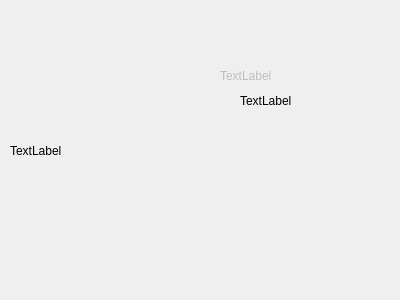
<?xml version="1.0" encoding="UTF-8"?>
<ui version="4.0">
 <class>About</class>
 <widget class="QWidget" name="About">
  <property name="geometry">
   <rect>
    <x>0</x>
    <y>0</y>
    <width>400</width>
    <height>300</height>
   </rect>
  </property>
  <property name="windowTitle">
   <string>Авторы</string>
  </property>
  <property name="windowIcon">
   <iconset>
    <normaloff>../build-multiplication-Desktop_Qt_5_10_0_MinGW_32bit-Debug/png-clipart-check-mark-computer-icons-blue-check-mark-blue-text.png</normaloff>../build-multiplication-Desktop_Qt_5_10_0_MinGW_32bit-Debug/png-clipart-check-mark-computer-icons-blue-check-mark-blue-text.png</iconset>
  </property>
  <widget class="QLabel" name="label">
   <property name="geometry">
    <rect>
     <x>240</x>
     <y>90</y>
     <width>141</width>
     <height>21</height>
    </rect>
   </property>
   <property name="text">
    <string>TextLabel</string>
   </property>
  </widget>
  <widget class="QLabel" name="label_2">
   <property name="enabled">
    <bool>false</bool>
   </property>
   <property name="geometry">
    <rect>
     <x>220</x>
     <y>60</y>
     <width>161</width>
     <height>31</height>
    </rect>
   </property>
   <property name="text">
    <string>TextLabel</string>
   </property>
  </widget>
  <widget class="QLabel" name="label_3">
   <property name="geometry">
    <rect>
     <x>10</x>
     <y>20</y>
     <width>191</width>
     <height>261</height>
    </rect>
   </property>
   <property name="acceptDrops">
    <bool>true</bool>
   </property>
   <property name="autoFillBackground">
    <bool>false</bool>
   </property>
   <property name="text">
    <string>TextLabel</string>
   </property>
   <property name="scaledContents">
    <bool>true</bool>
   </property>
  </widget>
 </widget>
 <resources/>
 <connections/>
</ui>
